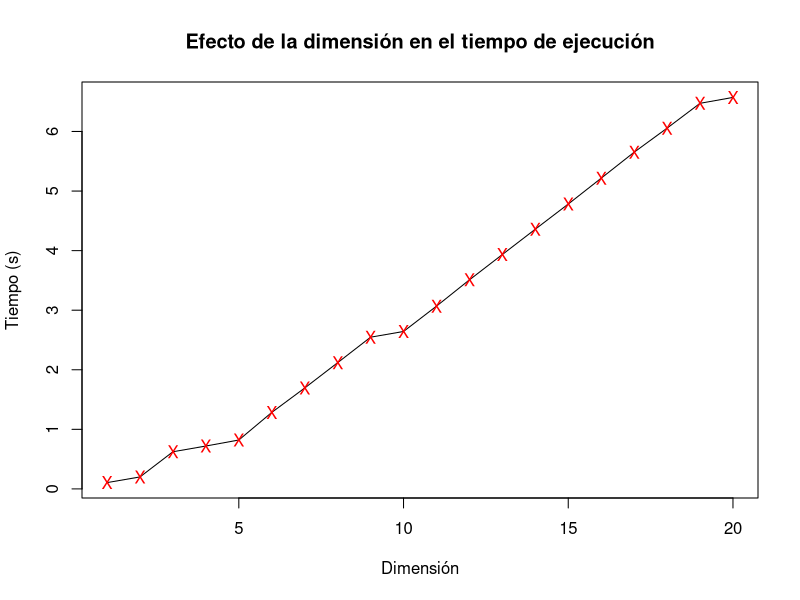

Source code (R):
repeticiones <- 1
duracion <- 10000
dimensiones <- 20
origen <- rep(0, dimensiones)
tab <- numeric(length(repeticiones*dimensiones))
elapsed <- numeric(length(dimensiones))
i = 1
j = 1
anterior <- 0
tiempoTotal <- system.time(
for (dimension in 1:dimensiones) {
#print ("dimension")
#print (dimension)
tiempoDim <- system.time(
 for (repeticion in 1:repeticiones)  { 
	cero <- 0              
                       pos <- rep(0, dimension)
     			#print ("repeticion")
			#print (repeticion)
                           for (t in 1:duracion) {
                               cambiar <- sample(1:dimension, 1)                              
                               if (runif(1) < 0.5) {
				    cambio <- 1
                                   } else {
				    cambio <- -1
                               		}
                               pos[cambiar] <- pos[cambiar] + cambio
if (all (pos == origen)) {
	cero = cero + 1
}
#print (pos)
                          			}
#print (cero)
probabilidad <- ((cero/duracion)*100)
#print (probabilidad)
tab[i] <- probabilidad
i = i + 1
		      })[3]
tiempo <- (tiempoDim + anterior)
elapsed[j] <- tiempo
anterior = tiempo
j = j + 1
})
mat <- matrix (tab, ncol=dimensiones, nrow=repeticiones)
#png("p1_porcentaje.png")
png("p1_reto1.png")
#boxplot (mat, xlab="Dimensi\u{F3}n", ylab="Porcentaje de retorno al origen (%)", main="Efecto de la dimensi\u{F3}n en el porcentaje de regreso al origen")
plot (elapsed, type="l", xlab="Dimensi\u{F3}n", ylab="Tiempo (s)", main="Efecto de la dimensi\u{F3}n en el tiempo de ejecuci\u{F3}n")
points (elapsed, pch="X", col="red")
graphics.off()

